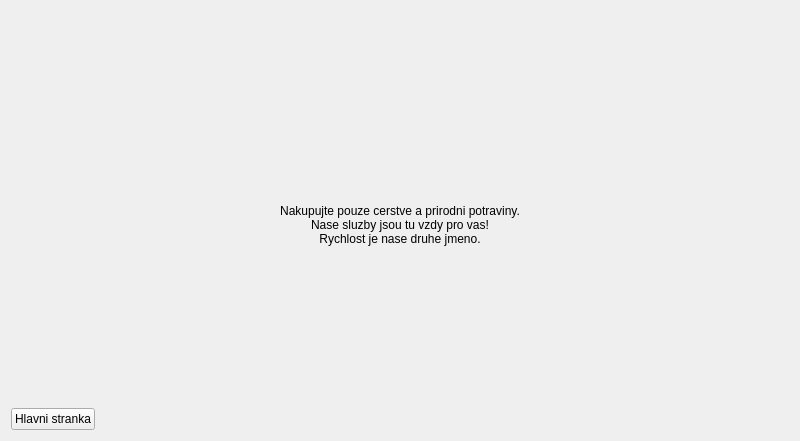
<?xml version="1.0" encoding="UTF-8"?>
<ui version="4.0">
 <class>about</class>
 <widget class="QWidget" name="about">
  <property name="geometry">
   <rect>
    <x>0</x>
    <y>0</y>
    <width>800</width>
    <height>441</height>
   </rect>
  </property>
  <property name="windowTitle">
   <string>Form</string>
  </property>
  <layout class="QVBoxLayout" name="verticalLayout">
   <item>
    <layout class="QVBoxLayout" name="aboutLayout_2">
     <property name="bottomMargin">
      <number>50</number>
     </property>
     <item alignment="Qt::AlignHCenter">
      <widget class="QLabel" name="aboutPicture_2">
       <property name="text">
        <string/>
       </property>
       <property name="pixmap">
        <pixmap>../QTview/Resources/images/aboutSmall.png</pixmap>
       </property>
      </widget>
     </item>
     <item alignment="Qt::AlignHCenter">
      <widget class="QLabel" name="welcomeLabel_2">
       <property name="text">
        <string/>
       </property>
       <property name="pixmap">
        <pixmap resource="imagesResource.qrc">:/images/images/aboutSmall.png</pixmap>
       </property>
      </widget>
     </item>
     <item alignment="Qt::AlignHCenter">
      <widget class="QLabel" name="aboutLabel_2">
       <property name="text">
        <string>&lt;html&gt;&lt;head/&gt;&lt;body&gt;&lt;p align=&quot;center&quot;&gt;Nakupujte pouze cerstve a prirodni potraviny.&lt;br/&gt;Nase sluzby jsou tu vzdy pro vas!&lt;br/&gt;Rychlost je nase druhe jmeno.&lt;/p&gt;&lt;/body&gt;&lt;/html&gt;</string>
       </property>
      </widget>
     </item>
     <item alignment="Qt::AlignHCenter">
      <widget class="QLabel" name="logoPicture_2">
       <property name="text">
        <string/>
       </property>
       <property name="pixmap">
        <pixmap resource="imagesResource.qrc">:/images/images/logoSmall.png</pixmap>
       </property>
      </widget>
     </item>
    </layout>
   </item>
   <item>
    <layout class="QHBoxLayout" name="horizontalLayout">
     <item>
      <widget class="QPushButton" name="aboutMainButton">
       <property name="cursor">
        <cursorShape>PointingHandCursor</cursorShape>
       </property>
       <property name="text">
        <string>Hlavni stranka</string>
       </property>
      </widget>
     </item>
     <item>
      <spacer name="horizontalSpacer">
       <property name="orientation">
        <enum>Qt::Horizontal</enum>
       </property>
       <property name="sizeHint" stdset="0">
        <size>
         <width>40</width>
         <height>20</height>
        </size>
       </property>
      </spacer>
     </item>
    </layout>
   </item>
  </layout>
 </widget>
 <resources>
  <include location="imagesResource.qrc"/>
 </resources>
 <connections/>
</ui>
